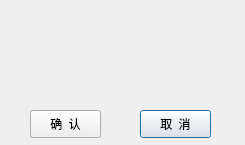
<?xml version="1.0" encoding="UTF-8"?>
<ui version="4.0">
 <class>Confirmbox</class>
 <widget class="QDialog" name="Confirmbox">
  <property name="geometry">
   <rect>
    <x>0</x>
    <y>0</y>
    <width>245</width>
    <height>145</height>
   </rect>
  </property>
  <property name="windowTitle">
   <string>Dialog</string>
  </property>
  <widget class="QTextBrowser" name="textBrowser">
   <property name="geometry">
    <rect>
     <x>20</x>
     <y>40</y>
     <width>201</width>
     <height>51</height>
    </rect>
   </property>
   <property name="font">
    <font>
     <family>微软雅黑</family>
     <pointsize>10</pointsize>
    </font>
   </property>
   <property name="styleSheet">
    <string notr="true">border:none;
background:transparent;</string>
   </property>
   <property name="html">
    <string>&lt;!DOCTYPE HTML PUBLIC &quot;-//W3C//DTD HTML 4.0//EN&quot; &quot;http://www.w3.org/TR/REC-html40/strict.dtd&quot;&gt;
&lt;html&gt;&lt;head&gt;&lt;meta name=&quot;qrichtext&quot; content=&quot;1&quot; /&gt;&lt;style type=&quot;text/css&quot;&gt;
p, li { white-space: pre-wrap; }
&lt;/style&gt;&lt;/head&gt;&lt;body style=&quot; font-family:'微软雅黑'; font-size:10pt; font-weight:400; font-style:normal;&quot;&gt;
&lt;p style=&quot;-qt-paragraph-type:empty; margin-top:0px; margin-bottom:0px; margin-left:0px; margin-right:0px; -qt-block-indent:0; text-indent:0px; font-size:11pt;&quot;&gt;&lt;br /&gt;&lt;/p&gt;&lt;/body&gt;&lt;/html&gt;</string>
   </property>
  </widget>
  <widget class="QPushButton" name="NoButton">
   <property name="geometry">
    <rect>
     <x>140</x>
     <y>110</y>
     <width>71</width>
     <height>28</height>
    </rect>
   </property>
   <property name="font">
    <font>
     <family>微软雅黑</family>
    </font>
   </property>
   <property name="cursor">
    <cursorShape>PointingHandCursor</cursorShape>
   </property>
   <property name="text">
    <string>取  消</string>
   </property>
  </widget>
  <widget class="QPushButton" name="YesButton">
   <property name="geometry">
    <rect>
     <x>30</x>
     <y>110</y>
     <width>71</width>
     <height>28</height>
    </rect>
   </property>
   <property name="font">
    <font>
     <family>微软雅黑</family>
    </font>
   </property>
   <property name="cursor">
    <cursorShape>PointingHandCursor</cursorShape>
   </property>
   <property name="text">
    <string>确  认</string>
   </property>
  </widget>
 </widget>
 <resources/>
 <connections/>
</ui>
